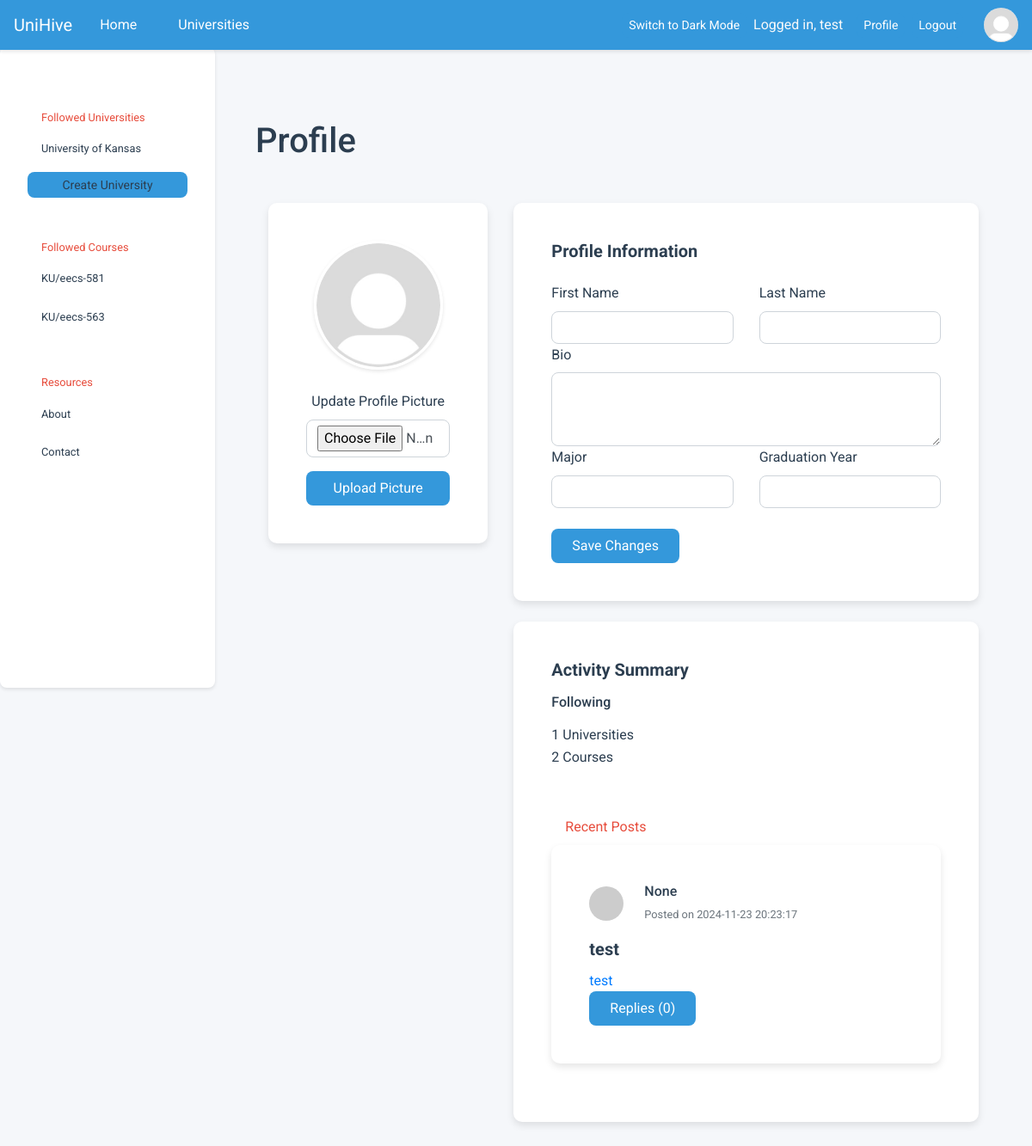
Page /profile (signed in) on the earlier database version.
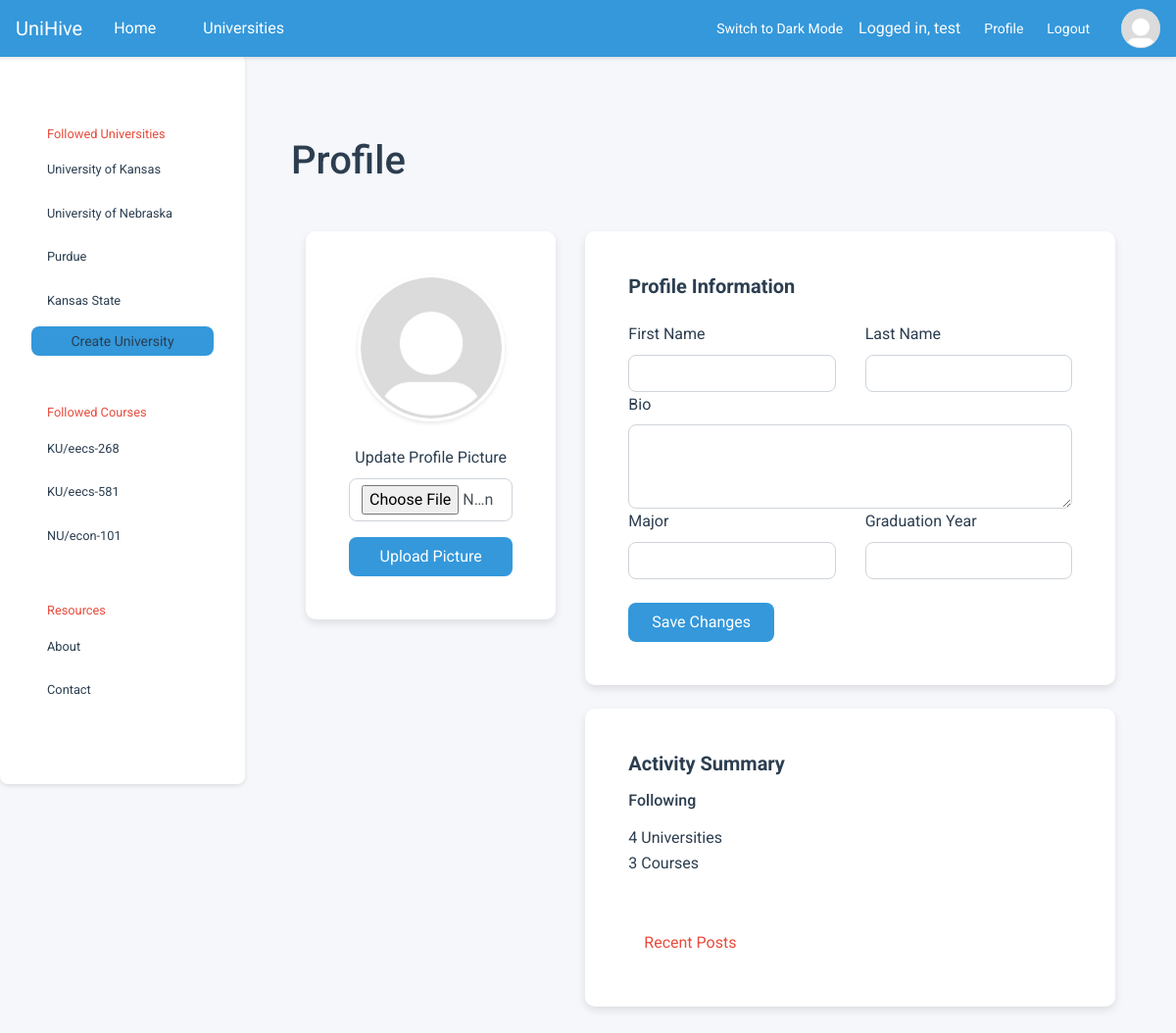
Same page on the later database version.
### tables this page shows
CREATE TABLE universities (
            id          INTEGER PRIMARY KEY,
            created     TIMESTAMP DEFAULT CURRENT_TIMESTAMP NOT NULL,
            name        VARCHAR UNIQUE NOT NULL,
            acronym     VARCHAR UNIQUE,
            description VARCHAR,
            logo        VARCHAR
        );

CREATE TABLE courses (
            id            INTEGER PRIMARY KEY AUTOINCREMENT,
            created       TIMESTAMP DEFAULT CURRENT_TIMESTAMP NOT NULL,
            name          VARCHAR NOT NULL,
            description   VARCHAR,
            course_number VARCHAR,
            department    INTEGER,
            hours         INTEGER,
            university    INTEGER NOT NULL,
            popularity_score INTEGER DEFAULT 0 
        );

CREATE TABLE posts (
            id          INTEGER PRIMARY KEY,
            created     TIMESTAMP DEFAULT CURRENT_TIMESTAMP NOT NULL,
            title       VARCHAR NOT NULL,
            content     VARCHAR NOT NULL,
            author      INTEGER NOT NULL,
            author_id   INTEGER NOT NULL, 
            course      INTEGER NOT NULL,
            likes       INTEGER DEFAULT 0,
            dislikes    INTEGER DEFAULT 0,
            reply_count INTEGER DEFAULT 0,
            is_reply    BOOL DEFAULT FALSE,
            parent      INTEGER DEFAULT NULL
        );

### main.py (the view, shortened to what this page needs)
@app.route("/profile", methods = ["GET", "POST"])
@login_required
def profile():
    user = USERS.get(SESSION.current_user_id)
    if not user:
        SESSION.current_user_id = None
        return redirect(url_for('login'))
    return render_template('user_profile.html', user=user, recent_posts=get_posts_user_recent())

### course.py (called while the page is built)
    @staticmethod
    def get_course_by_id(id: int):
        params = query(
            f"SELECT {COURSE_PARAMS} FROM courses WHERE id = ?",
            (id,),
            count = 1
        )
        if not params: return None # Course not found
        return Course(*params)     # Construct course object

### db.py (called while the page is built)
def query(query: str, parameters: tuple = tuple(), *, count: int = None):
    try:
        cursor = connection.cursor()               # Create a database cursor
        result = cursor.execute(query, parameters) # Execute the query safely
        connection.commit()                        # Commit the changes to DB
        if count is None:                  # If the count was not set
            return result.fetchall()       # Fetch every row in query
        if count == 1:                     # If the count was set one
            return result.fetchone()       # Fetch a single query row
        else:                              # If count was other value
            return result.fetchmany(count) # Fetch desired row amount
    except sqlite3.Error as e:
        print("[QUERY ERROR]", e)
        return False
    finally:
        cursor.close()

### templates/user_profile.html (shortened to what the changed rows need)
{% extends 'base.html' %} {% block content_title %}Profile{% endblock %}  {% block content_main %}
<div class="container mt-5 pb-5">
  <div class="row">
    <div class="col-md-8">
      <div class="card shadow-sm mt-4">
        <div class="card-body">
          <div class="row mt-3">
            <div class="col-md-6">
              <h6>Following</h6>
              <p class="mb-0">
                {{ USERS[SESSION.current_user_id].followed_universities|length
                }} Universities
              </p>
              <p>
                {{ USERS[SESSION.current_user_id].followed_courses|length }}
                Courses
              </p>
            </div>
          </div>
          {% for post in recent_posts %}
          <a
            class="big-link"
            href="{{url_for('post', university_acro=post.course.university.acronym, course_name=post.course.name_combined, post_identifier=post.id)}}"
          >
            <div class="card mb-4">
              <div class="card-body">
                <div class="d-flex align-items-center mb-3">
                  <img
                    src="https://via.placeholder.com/40"
                    class="rounded-circle mr-2"
                    alt="User"
                  />
                  <div class="px-3">
                    <h6 class="mb-1">{{post.author}}</h6>
                    <small class="text-muted">Posted on {{post.created}}</small>
                  </div>
                </div>
                <h5 class="card-title">{{post.title}}</h5>
                <p class="card-text">{{post.content}}</p>
                <a href="#" class="btn btn-primary"
                  >Replies ({{post.replies | length}})</a
                >
              </div>
            </div>
          </a>
          {% endfor %}
        </div>
      </div>
    </div>
  </div>
</div>
{% endblock %}

### templates/base.html (shortened to what this page needs)
<!doctype html>
<html lang="en">
  <head>
    <link
      rel="stylesheet"
      href="https://cdn.jsdelivr.net/npm/bootstrap@4.0.0/dist/css/bootstrap.min.css"
    />
    <link rel="stylesheet" href="{{url_for('static', filename='main.css')}}" />
  </head>
  <body>
    <nav class="navbar navbar-expand-lg navbar-custom fixed-top">
      <div class="container-fluid">
        <div class="d-flex align-items-center">
          <a class="navbar-brand" href="/">UniHive</a>
          <div class="collapse navbar-collapse" id="navbarNavDropdown">
            <ul class="navbar-nav">
              <li class="nav-item">
                <a class="nav-link" href="{{ url_for('home') }}">Home</a>
              </li>
              <li class="nav-item">
                <a class="nav-link" href="#">Universities</a>
              </li>
            </ul>
          </div>
        </div>
        <div class="d-flex align-items-center">
          <button id="theme-toggle" class="btn btn-outline-light btn-sm me-2">
          </button>
          {% if SESSION.current_user_id %}
          <span class="text-light mr-3"
            >Logged in, {{ USERS[SESSION.current_user_id].username }}</span
          >
          <a
            href="{{ url_for('profile') }}"
            class="btn btn-outline-light btn-sm me-2"
            >Profile</a
          >
          <a
            href="{{ url_for('logout') }}"
            class="btn btn-outline-light btn-sm me-2"
            >Logout</a
          >
          <img
            src="{{ url_for('static', filename='profile_pic.jpg') }}"
            class="rounded-circle profile-img"
            alt="Profile"
          />
          {% endif %}
        </div>
      </div>
    </nav>
    <div class="sidebar">
      <div class="sidebar-header">Followed Universities</div>
      {% for followed_university in
      USERS[SESSION.current_user_id].followed_universities %}
      <a
        href="{{url_for('university', university_acro=followed_university.acronym)}}"
        >{{followed_university.name}}</a
      >
      {% endfor %} {% block sidebar_content %} {% endblock %}
      <a
        href="{{url_for('create_university')}}"
        class="btn navbar-toggler btn-sm text-center"
        role="button"
        aria-disabled="true"
        >Create University</a
      >
      <div class="sidebar-header">Followed Courses</div>
      {% for followed_course in USERS[SESSION.current_user_id].followed_courses
      %}
      <a
        href="{{url_for('course', university_acro=followed_course.university.acronym, course=followed_course.name_combined)}}"
        >{{followed_course.university.acronym}}/{{followed_course.name_combined}}</a
      >
      {% endfor %}
      <div class="sidebar-header">Resources</div>
      <a href="#">About</a>
      <a href="#">Contact</a>
    </div>
    <div class="content">
      <div class="container">
        <h1 class="my-5 text-left">{% block content_title %}{% endblock %}</h1>
        {% block content_main %} {% endblock %}
      </div>
    </div>
  </body>
</html>

Differences in the rows shown:
no longer on this page (row edited): posts: author "None", created "2024-11-23 20:23:17", title "test", content "test", replies|length "0"
now on this page (row edited): universities: name "University of Nebraska"
added universities: name "Purdue"
added universities: name "Kansas State"
changed courses (number 1 of 3 on the later page): name_combined "eecs-563" → "eecs-268"; moves up the list
added courses: university.acronym "NU", name_combined "econ-101"
Other differences:
{{ USERS[SESSION.current_user_id].followed_universities|length }}: "1" → "4"
{{ USERS[SESSION.current_user_id].followed_courses|length }}: "2" → "3"
